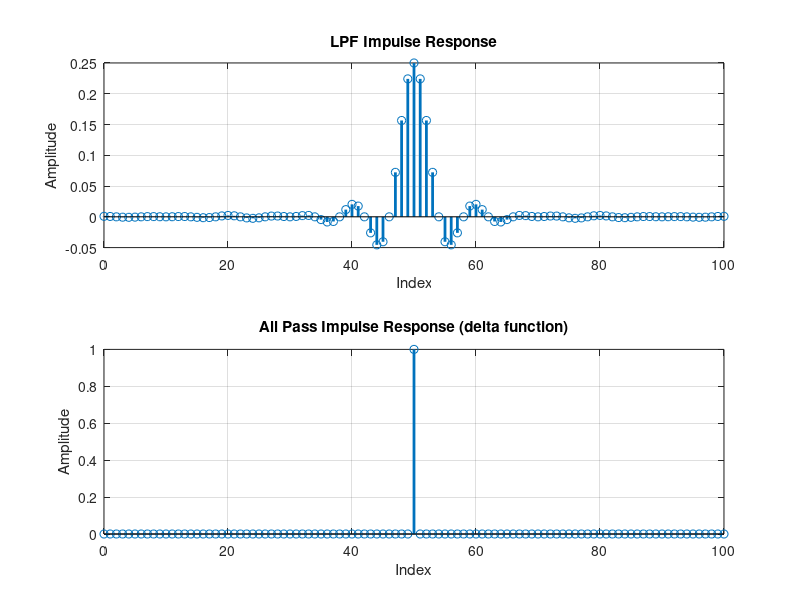
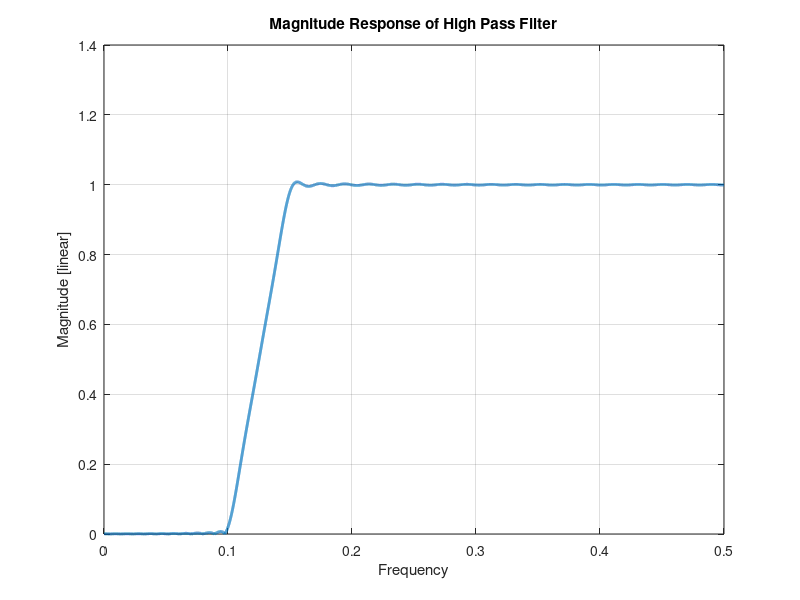

Source code (MATLAB) for these figures, in order:
L = 50; N = 2*L+1; % Odd integer
n = [-L:L];
% Design LPF
f1 = 0.125; f2 = 0.025;
hlpf = (sin(2*pi*f1*n) .* sin(2*pi*f2*n)) ./ ((pi*n) .* (2*pi*f2*n));
hlpf(L+1) = 2*f1;
% Design all pass filter
hall = zeros(size(hlpf));
hall(L+1) = 1; % This is the "delta"
% Design HPF
hhpf = hall - hlpf;
% Compute frequency response
[Hhpf,F] = freqz(hhpf,1,2^14,1);

% Visualization
figure();
subplot(211);
stem(n+L,hlpf,'LineWidth',2);
xlabel('Index');
ylabel('Amplitude');
title('LPF Impulse Response')
grid on;
subplot(212);
stem(n+L,hall,'LineWidth',2);
xlabel('Index');
ylabel('Amplitude');
title('All Pass Impulse Response (delta function)')
grid on;

figure();
plot(F,abs(Hhpf),'LineWidth',2);
xlabel('Frequency');
ylabel('Magnitude [linear]');
title('Magnitude Response of High Pass Filter');
grid on;
shg;
